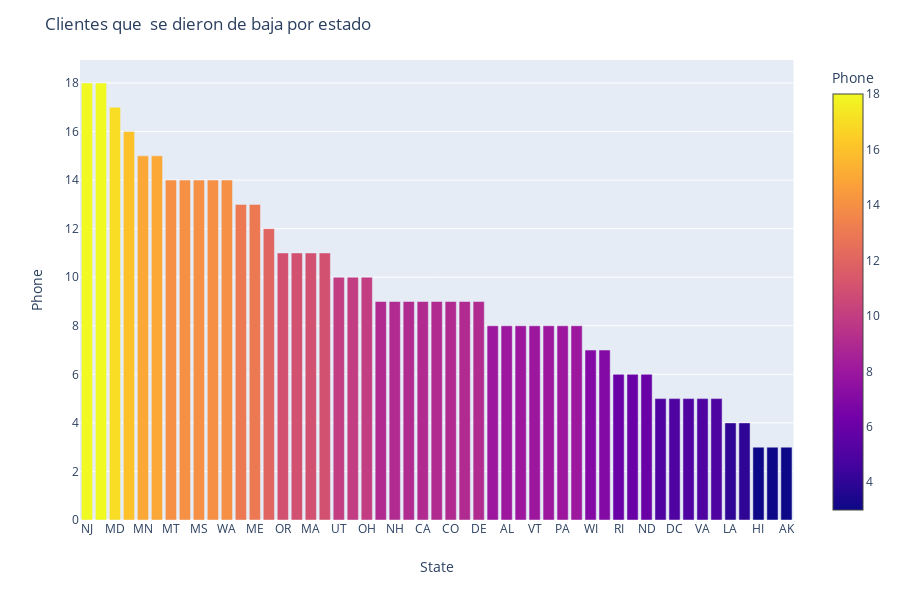

Notebook code cell kept with this figure:
### Code cell
# Miro donde estan los clientes con churn (positivo o negativo) a ver si hay algún estado donde hay mayor concentracion

fig = px.bar(df.loc[df['Churn?'] == 'True.'].groupby('State', as_index = False).agg({'Phone':'count'}).sort_values(by = 'Phone', ascending = False)
             , x='State', y='Phone', color = 'Phone')
fig.update_layout(title_text = 'Clientes que  se dieron de baja por estado')
fig.show()
#df.loc[df['Churn?'] == 'False.'].groupby('State', as_index = False).agg({'Phone':'count'})

### Figure 1 — Plotly figure (JSON) as saved in the notebook; plotly's stock layout.template omitted (floating-point values rounded to 4 significant figures)
{"data": [{"alignmentgroup": "True", "hoverlabel": {"namelength": 0}, "hovertemplate": "State=%{x}<br>Phone=%{marker.color}", "legendgroup": "", "marker": {"color": [18, 18, 17, 16, 15, 15, 14, 14, 14, 14, 14, 13, 13, 12, 11, 11, 11, 11, 10, 10, 10, 9, 9, 9, 9, 9, 9, 9, 9, 8, 8, 8, 8, 8, 8, 8, 7, 7, 6, 6, 6, 5, 5, 5, 5, 5, 4, 4, 3, 3, 3], "coloraxis": "coloraxis"}, "name": "", "offsetgroup": "", "orientation": "v", "showlegend": false, "textposition": "auto", "type": "bar", "x": ["NJ", "TX", "MD", "MI", "MN", "NY", "MT", "NV", "MS", "SC", "WA", "KS", "ME", "CT", "OR", "NC", "MA", "AR", "UT", "WV", "OH", "OK", "NH", "WY", "CA", "IN", "CO", "ID", "DE", "FL", "AL", "KY", "VT", "SD", "PA", "GA", "WI", "MO", "RI", "NM", "ND", "TN", "DC", "IL", "VA", "NE", "LA", "AZ", "HI", "IA", "AK"], "xaxis": "x", "y": [18, 18, 17, 16, 15, 15, 14, 14, 14, 14, 14, 13, 13, 12, 11, 11, 11, 11, 10, 10, 10, 9, 9, 9, 9, 9, 9, 9, 9, 8, 8, 8, 8, 8, 8, 8, 7, 7, 6, 6, 6, 5, 5, 5, 5, 5, 4, 4, 3, 3, 3], "yaxis": "y"}], "layout": {"barmode": "relative", "coloraxis": {"colorbar": {"title": {"text": "Phone"}}, "colorscale": [[0, "#0d0887"], [0.1111, "#46039f"], [0.2222, "#7201a8"], [0.3333, "#9c179e"], [0.4444, "#bd3786"], [0.5556, "#d8576b"], [0.6667, "#ed7953"], [0.7778, "#fb9f3a"], [0.8889, "#fdca26"], [1, "#f0f921"]]}, "height": 600, "legend": {"tracegroupgap": 0}, "margin": {"t": 60}, "title": {"text": "Clientes que  se dieron de baja por estado"}, "xaxis": {"anchor": "y", "domain": [0, 0.98], "title": {"text": "State"}}, "yaxis": {"anchor": "x", "domain": [0, 1], "title": {"text": "Phone"}}}}
